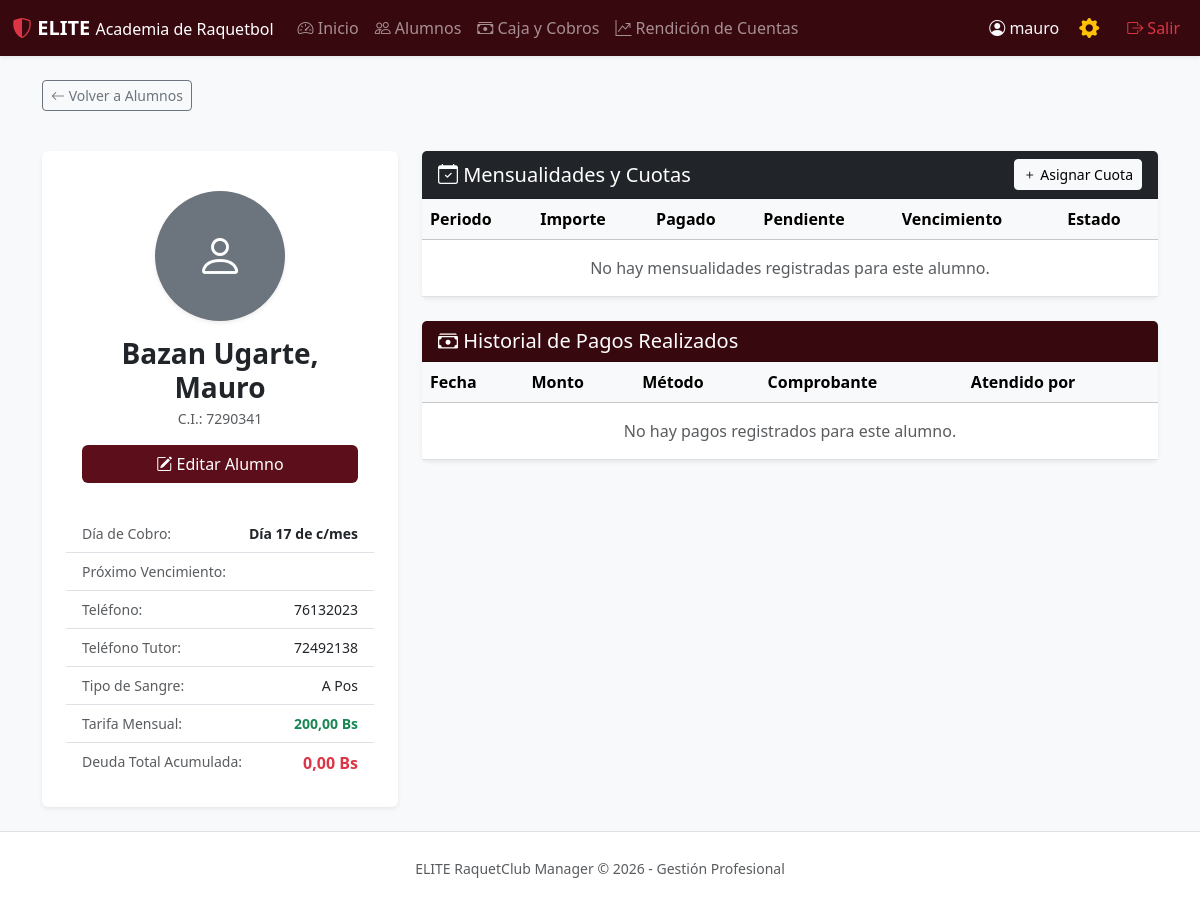
The page /jugadores/2/ (signed in) on the database its author committed.
### club/models.py (models this page shows, shortened)
class Player(models.Model):
    first_name = models.CharField(max_length=100, verbose_name="Nombre")
    last_name = models.CharField(max_length=100, verbose_name="Apellido")
    ci = models.CharField(max_length=20, unique=True, blank=True, null=True, verbose_name="C.I.")
    phone = models.CharField(max_length=20, blank=True, verbose_name="Teléfono personal")
    parent_phone = models.CharField(max_length=20, blank=True, verbose_name="Teléfono padres/tutor")
    blood_type = models.CharField(max_length=5, blank=True, verbose_name="Tipo de sangre")
    address = models.CharField(max_length=255, blank=True, verbose_name="Dirección")
    email = models.EmailField(blank=True, verbose_name="Correo electrónico")
    photo = models.ImageField(upload_to='players/', blank=True, null=True, verbose_name="Fotografía")
    fee_plan = models.ForeignKey(
        FeePlan,
        on_delete=models.SET_NULL,
        null=True,
        blank=True,
        verbose_name="Plan de Mensualidad"
    )
    custom_monthly_fee = models.DecimalField(
        max_digits=10,
        decimal_places=2,
        default=Decimal('150.00'),
        validators=[MinValueValidator(Decimal('0.00'))],
        verbose_name="O personalizar tarifa (Bs)"
    )
    registration_date = models.DateField(default=date.today, verbose_name="Fecha de ingreso / Inicio de cobro")
    billing_day = models.PositiveIntegerField(
        default=1,
        validators=[MinValueValidator(1), MaxValueValidator(31)],
        verbose_name="Día de cobro mensual (1 al 31)"
    )
    initial_debt = models.DecimalField(
        max_digits=10,
        decimal_places=2,
        default=Decimal('0.00'),
        verbose_name="Deuda previa acumulada (Bs)"
    )
    is_active = models.BooleanField(default=True, verbose_name="Activo")
    class Meta:
        verbose_name = "Alumno"
        verbose_name_plural = "Alumnos"
        ordering = ["last_name", "first_name"]
    @property
    def get_monthly_amount(self):
        if self.fee_plan:
            return self.fee_plan.amount
        return self.custom_monthly_fee
    @property
    def total_pending_debt(self):
        pending_fees = sum(fee.pending_amount for fee in self.fees.exclude(status='PAID'))
        return pending_fees + self.initial_debt

### club/views.py (the view)
# urls.py: path('jugadores/<int:pk>/', views.player_detail_view, name='player_detail'),
@login_required
def player_detail_view(request, pk):
    player = get_object_or_404(Player, pk=pk)
    fees = player.fees.all()
    payments = player.payments.all()
    return render(request, 'club/player_detail.html', {'player': player, 'fees': fees, 'payments': payments})

### club/templates/club/player_detail.html (shortened to what this page needs)
{% extends 'club/base.html' %}
{% block content %}
<div class="row mb-4">
    <div class="col-md-12">
        <a href="{% url 'player_list' %}" class="btn btn-outline-secondary btn-sm mb-3">
            <i class="bi bi-arrow-left"></i> Volver a Alumnos
        </a>
    </div>
</div>
<div class="row g-4">
    <div class="col-md-4">
        <div class="card shadow-sm border-0 text-center p-4">
            <div class="card-body">
                {% if player.photo %}
                    <img src="{{ player.photo.url }}" class="rounded-circle img-thumbnail mb-3 shadow-sm" style="width: 130px; height: 130px; object-fit: cover;">
                {% else %}
                    <div class="bg-secondary text-white rounded-circle d-flex align-items-center justify-content-center mx-auto mb-3 shadow-sm" style="width: 130px; height: 130px; font-size: 3rem;">
                        <i class="bi bi-person"></i>
                    </div>
                {% endif %}
                <h3 class="fw-bold text-dark mb-1">{{ player.last_name }}, {{ player.first_name }}</h3>
                <p class="text-muted small mb-3">C.I.: {{ player.ci|default:"No registrado" }}</p>
                <div class="d-grid gap-2">
                    <a href="{% url 'player_edit' pk=player.pk %}" class="btn btn-elite">
                        <i class="bi bi-pencil-square"></i> Editar Alumno
                    </a>
                </div>
            </div>
            <ul class="list-group list-group-flush text-start small mt-3">
                <li class="list-group-item d-flex justify-content-between">
                    <span class="text-muted">Día de Cobro:</span>
                    <span class="fw-bold">Día {{ player.billing_day }} de c/mes</span>
                </li>
                <li class="list-group-item d-flex justify-content-between">
                    <span class="text-muted">Próximo Vencimiento:</span>
                </li>
                <li class="list-group-item d-flex justify-content-between">
                    <span class="text-muted">Teléfono:</span>
                    <span>{{ player.phone|default:"-" }}</span>
                </li>
                <li class="list-group-item d-flex justify-content-between">
                    <span class="text-muted">Teléfono Tutor:</span>
                    <span>{{ player.parent_phone|default:"-" }}</span>
                </li>
                <li class="list-group-item d-flex justify-content-between">
                    <span class="text-muted">Tipo de Sangre:</span>
                    <span>{{ player.blood_type|default:"-" }}</span>
                </li>
                <li class="list-group-item d-flex justify-content-between">
                    <span class="text-muted">Tarifa Mensual:</span>
                    <span class="fw-bold text-success">{{ player.get_monthly_amount }} Bs</span>
                </li>
                <li class="list-group-item d-flex justify-content-between">
                    <span class="text-muted">Deuda Total Acumulada:</span>
                    <span class="fw-bold text-danger fs-6">{{ player.total_pending_debt }} Bs</span>
                </li>
            </ul>
        </div>
    </div>
    <div class="col-md-8">
        <div class="card shadow-sm border-0 mb-4">
            <div class="card-header bg-dark text-white d-flex justify-content-between align-items-center">
                <h5 class="mb-0"><i class="bi bi-calendar-check"></i> Mensualidades y Cuotas</h5>
                <a href="{% url 'create_fee' %}" class="btn btn-sm btn-light">
                    <i class="bi bi-plus"></i> Asignar Cuota
                </a>
            </div>
            <div class="card-body p-0">
                <div class="table-responsive">
                    <table class="table table-hover align-middle mb-0">
                        <thead class="table-light">
                            <tr>
                                <th>Periodo</th>
                                <th>Importe</th>
                                <th>Pagado</th>
                                <th>Pendiente</th>
                                <th>Vencimiento</th>
                                <th>Estado</th>
                            </tr>
                        </thead>
                        <tbody>
                            {% for fee in fees %}
                                <tr>
                                    <td>{{ fee.month }}/{{ fee.year }}</td>
                                    <td>{{ fee.amount }} Bs</td>
                                    <td class="text-success">{{ fee.paid_amount }} Bs</td>
                                    <td class="text-danger fw-bold">{{ fee.pending_amount }} Bs</td>
                                    <td>{{ fee.due_date|date:"d/m/Y" }}</td>
                                    <td>
                                        {% if fee.status == 'PAID' %}
                                            <span class="badge bg-success">Pagada</span>
                                        {% elif fee.status == 'PARTIAL' %}
                                            <span class="badge bg-warning text-dark">Parcial</span>
                                        {% else %}
                                            <span class="badge bg-danger">Pendiente</span>
                                        {% endif %}
                                    </td>
                                </tr>
                            {% empty %}
                                <tr>
                                    <td colspan="6" class="text-center py-3 text-muted">No hay mensualidades registradas para este alumno.</td>
                                </tr>
                            {% endfor %}
                        </tbody>
                    </table>
                </div>
            </div>
        </div>
        <div class="card shadow-sm border-0">
            <div class="card-header bg-elite-dark text-white">
                <h5 class="mb-0"><i class="bi bi-cash-stack"></i> Historial de Pagos Realizados</h5>
            </div>
            <div class="card-body p-0">
                <div class="table-responsive">
                    <table class="table table-hover align-middle mb-0">
                        <thead class="table-light">
                            <tr>
                                <th>Fecha</th>
                                <th>Monto</th>
                                <th>Método</th>
                                <th>Comprobante</th>
                                <th>Atendido por</th>
                            </tr>
                        </thead>
                        <tbody>
                            {% for p in payments %}
                                <tr>
                                    <td>{{ p.payment_date|date:"d/m/Y H:i" }}</td>
                                    <td class="text-success fw-bold">{{ p.amount }} Bs</td>
                                    <td>{{ p.get_payment_method_display }}</td>
                                    <td>{{ p.reference_number|default:"-" }}</td>
                                    <td>{{ p.registered_by.username }}</td>
                                </tr>
                            {% empty %}
                                <tr>
                                    <td colspan="5" class="text-center py-3 text-muted">No hay pagos registrados para este alumno.</td>
                                </tr>
                            {% endfor %}
                        </tbody>
                    </table>
                </div>
            </div>
        </div>
    </div>
</div>
{% endblock %}

### club/templates/club/base.html (shortened to what this page needs)
<!DOCTYPE html>
<html lang="es">
<head>
    <link href="https://cdn.jsdelivr.net/npm/bootstrap@5.3.2/dist/css/bootstrap.min.css" rel="stylesheet">
    <link rel="stylesheet" href="https://cdn.jsdelivr.net/npm/bootstrap-icons@1.11.1/font/bootstrap-icons.css">
</head>
<body class="bg-light d-flex flex-column min-vh-100">
    <nav class="navbar navbar-expand-lg navbar-dark bg-elite-dark shadow-sm">
        <div class="container-fluid">
            <a class="navbar-brand fw-bold" href="{% url 'home' %}">
                <i class="bi bi-shield-shaded text-danger"></i> ELITE <span class="fw-light fs-6">Academia de Raquetbol</span>
            </a>
            <div class="collapse navbar-collapse" id="navbarNav">
                <ul class="navbar-nav me-auto">
                    <li class="nav-item">
                        <a class="nav-link" href="{% url 'home' %}">
                            <i class="bi bi-speedometer2"></i> Inicio
                        </a>
                    </li>
                    <li class="nav-item">
                        <a class="nav-link" href="{% url 'player_list' %}">
                            <i class="bi bi-people"></i> Alumnos
                        </a>
                    </li>
                    <li class="nav-item">
                        <a class="nav-link" href="{% url 'pending_debts' %}">
                            <i class="bi bi-cash-stack"></i> Caja y Cobros
                        </a>
                    </li>
                    {% if user.is_superuser or user.groups.all.0.name == 'Dueno' %}
                    <li class="nav-item">
                        <a class="nav-link" href="{% url 'financial_report' %}">
                            <i class="bi bi-graph-up-arrow"></i> Rendición de Cuentas
                        </a>
                    </li>
                    {% endif %}
                </ul>
                <ul class="navbar-nav ms-auto align-items-center">
                    {% if user.is_authenticated %}
                        <li class="nav-item me-2">
                            <span class="nav-link text-light py-0">
                                <i class="bi bi-person-circle"></i> {{ user.username }}
                            </span>
                        </li>
                        {% if user.is_superuser or user.groups.all.0.name == 'Dueno' %}
                        <li class="nav-item me-3">
                            <a class="nav-link text-warning fs-5 px-1 py-0" href="{% url 'user_list' %}" title="Gestión de Usuarios y Personal">
                                <i class="bi bi-gear-fill"></i>
                            </a>
                        </li>
                        {% endif %}
                        <li class="nav-item">
                            <a class="nav-link text-danger py-0" href="{% url 'logout' %}">
                                <i class="bi bi-box-arrow-right"></i> Salir
                            </a>
                        </li>
                    {% else %}
                        <li class="nav-item">
                            <a class="nav-link" href="{% url 'login' %}">
                                <i class="bi bi-box-arrow-in-right"></i> Iniciar sesión
                            </a>
                        </li>
                    {% endif %}
                </ul>
            </div>
        </div>
    </nav>
    <main class="container my-4 flex-grow-1">
        {% block content %}
        {% endblock %}
    </main>
    <footer class="text-center text-muted py-4 mt-auto border-top bg-white">
        <small>ELITE RaquetClub Manager &copy; 2026 - Gestión Profesional</small>
    </footer>
</body>
</html>

### club/templates/club/base.html (style rules this page uses)
.bg-elite-dark { background-color: #38080f !important; }
.btn-elite { background-color: #5c0f1a; color: #fff; }

### rows shown on the page
Player: last_name "Bazan Ugarte", first_name "Mauro", ci "7290341", billing_day "17", phone "76132023", parent_phone "72492138", blood_type "A Pos", get_monthly_amount "200,00", total_pending_debt "0,00"

### other values the page prints
{{ user.username }} "mauro"
